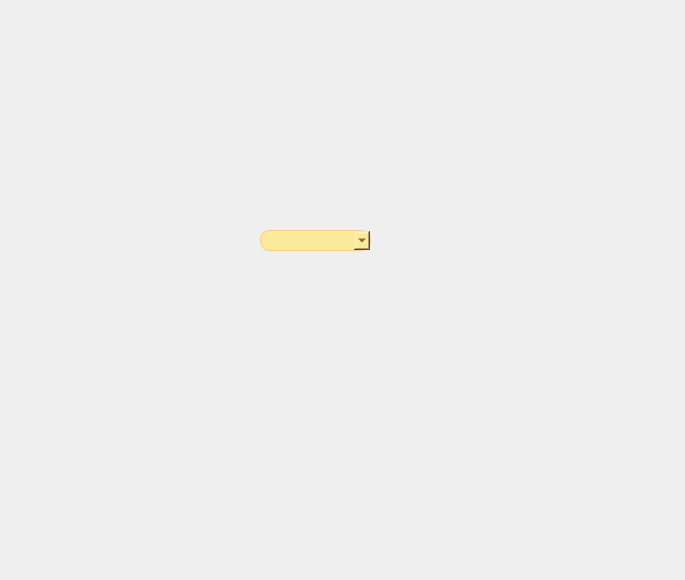
<?xml version="1.0" encoding="UTF-8"?>
<ui version="4.0">
 <class>Form</class>
 <widget class="QWidget" name="Form">
  <property name="geometry">
   <rect>
    <x>0</x>
    <y>0</y>
    <width>685</width>
    <height>580</height>
   </rect>
  </property>
  <property name="windowTitle">
   <string>Form</string>
  </property>
  <widget class="QComboBox" name="comboBox">
   <property name="geometry">
    <rect>
     <x>260</x>
     <y>230</y>
     <width>111</width>
     <height>21</height>
    </rect>
   </property>
   <property name="styleSheet">
    <string notr="true">QWidget {
	background-color: rgb(250, 234, 153);
	border: 1px solid rgb(250, 201, 131);
	border-radius: 10px;
	text-align: center;
}

QComboBox {
	
	font: 87 8pt &quot;Arial Black&quot;;
	color: rgb(82, 30, 1);
}
QComboBox:hover:!pressed {
  border: 2px solid rgb(250, 201, 131);
}</string>
   </property>
   <item>
    <property name="text">
     <string/>
    </property>
   </item>
  </widget>
 </widget>
 <resources/>
 <connections/>
</ui>
